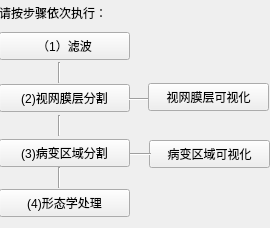
<?xml version="1.0" encoding="UTF-8"?>
<ui version="4.0">
 <class>segmentation</class>
 <widget class="QWidget" name="segmentation">
  <property name="geometry">
   <rect>
    <x>0</x>
    <y>0</y>
    <width>270</width>
    <height>228</height>
   </rect>
  </property>
  <property name="windowTitle">
   <string>Form</string>
  </property>
  <widget class="QWidget" name="widget" native="true">
   <property name="geometry">
    <rect>
     <x>-1</x>
     <y>0</y>
     <width>271</width>
     <height>221</height>
    </rect>
   </property>
   <widget class="QPushButton" name="abnormalRegionVisualizationButton">
    <property name="geometry">
     <rect>
      <x>150</x>
      <y>140</y>
      <width>121</width>
      <height>28</height>
     </rect>
    </property>
    <property name="text">
     <string>病变区域可视化</string>
    </property>
   </widget>
   <widget class="QPushButton" name="retinalLayerSegButton">
    <property name="geometry">
     <rect>
      <x>0</x>
      <y>84</y>
      <width>131</width>
      <height>28</height>
     </rect>
    </property>
    <property name="text">
     <string>(2)视网膜层分割</string>
    </property>
   </widget>
   <widget class="Line" name="line_6">
    <property name="geometry">
     <rect>
      <x>131</x>
      <y>146</y>
      <width>21</width>
      <height>16</height>
     </rect>
    </property>
    <property name="orientation">
     <enum>Qt::Horizontal</enum>
    </property>
   </widget>
   <widget class="Line" name="line_7">
    <property name="geometry">
     <rect>
      <x>50</x>
      <y>62</y>
      <width>20</width>
      <height>21</height>
     </rect>
    </property>
    <property name="orientation">
     <enum>Qt::Vertical</enum>
    </property>
   </widget>
   <widget class="Line" name="line_8">
    <property name="geometry">
     <rect>
      <x>130</x>
      <y>91</y>
      <width>21</width>
      <height>16</height>
     </rect>
    </property>
    <property name="orientation">
     <enum>Qt::Horizontal</enum>
    </property>
   </widget>
   <widget class="QPushButton" name="abnormalRegionSegButton">
    <property name="geometry">
     <rect>
      <x>0</x>
      <y>139</y>
      <width>131</width>
      <height>28</height>
     </rect>
    </property>
    <property name="text">
     <string>(3)病变区域分割</string>
    </property>
   </widget>
   <widget class="QLabel" name="label_2">
    <property name="geometry">
     <rect>
      <x>0</x>
      <y>2</y>
      <width>141</width>
      <height>21</height>
     </rect>
    </property>
    <property name="text">
     <string>请按步骤依次执行：</string>
    </property>
   </widget>
   <widget class="QPushButton" name="retinalLayerVisualizationButton">
    <property name="geometry">
     <rect>
      <x>149</x>
      <y>83</y>
      <width>121</width>
      <height>28</height>
     </rect>
    </property>
    <property name="text">
     <string>视网膜层可视化</string>
    </property>
   </widget>
   <widget class="Line" name="line_9">
    <property name="geometry">
     <rect>
      <x>50</x>
      <y>167</y>
      <width>20</width>
      <height>21</height>
     </rect>
    </property>
    <property name="orientation">
     <enum>Qt::Vertical</enum>
    </property>
   </widget>
   <widget class="Line" name="line_10">
    <property name="geometry">
     <rect>
      <x>50</x>
      <y>115</y>
      <width>20</width>
      <height>21</height>
     </rect>
    </property>
    <property name="orientation">
     <enum>Qt::Vertical</enum>
    </property>
   </widget>
   <widget class="QPushButton" name="morphologyOperationButton">
    <property name="geometry">
     <rect>
      <x>0</x>
      <y>189</y>
      <width>131</width>
      <height>28</height>
     </rect>
    </property>
    <property name="text">
     <string>(4)形态学处理</string>
    </property>
   </widget>
   <widget class="QPushButton" name="filterButton">
    <property name="geometry">
     <rect>
      <x>0</x>
      <y>32</y>
      <width>131</width>
      <height>28</height>
     </rect>
    </property>
    <property name="text">
     <string>（1）滤波</string>
    </property>
   </widget>
  </widget>
 </widget>
 <resources/>
 <connections/>
</ui>
